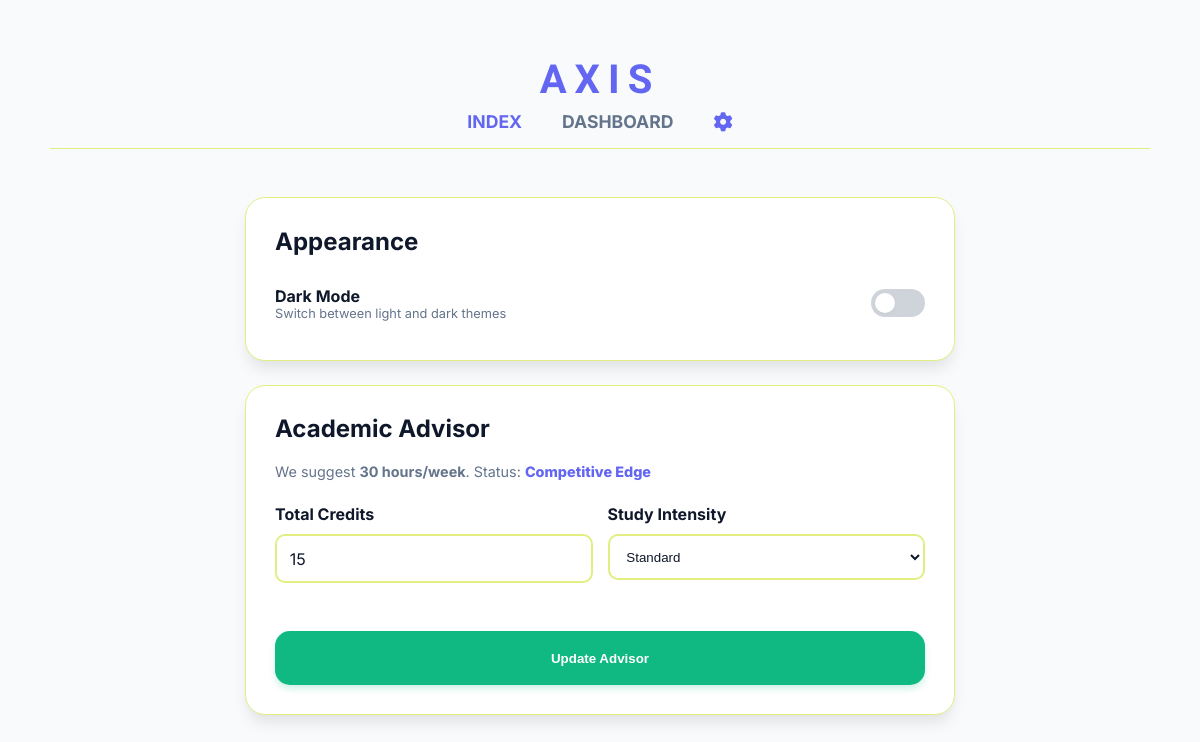
The app's page /settings, older data.
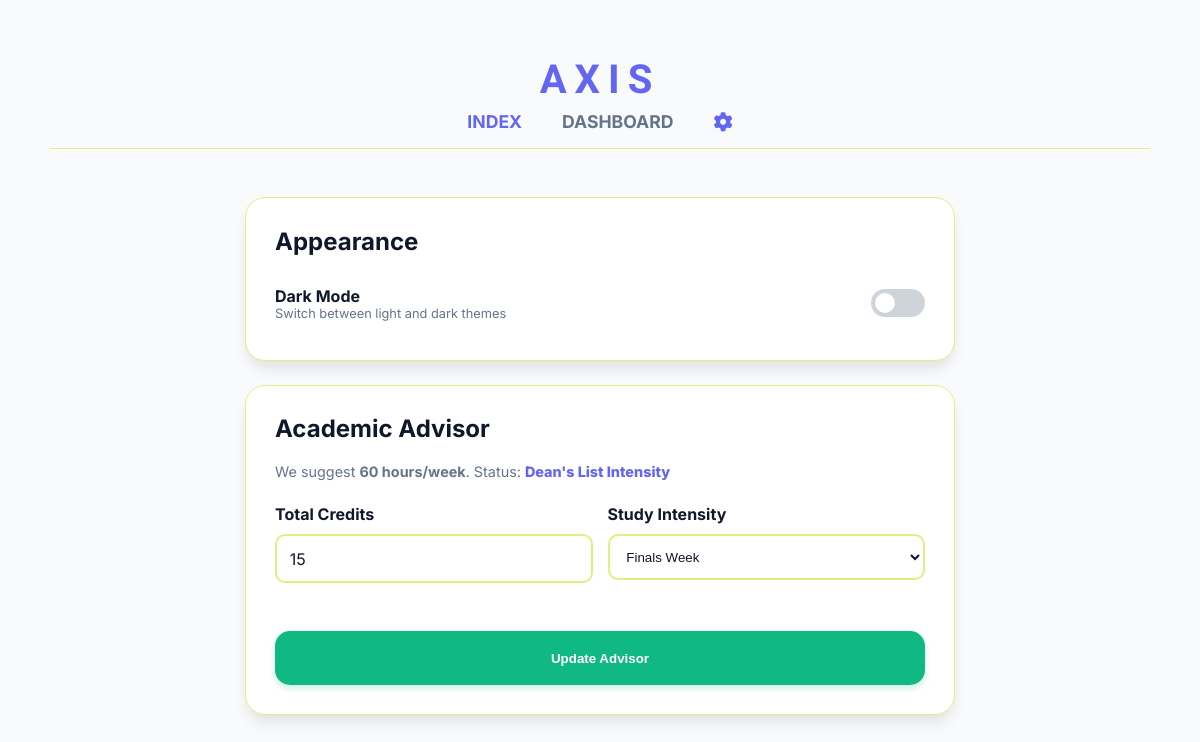
The same page, newer data.
### tables this page shows
CREATE TABLE settings (
            id INTEGER PRIMARY KEY AUTOINCREMENT,
            theme TEXT DEFAULT 'light',
            credits INTEGER DEFAULT 15,
            intensity TEXT DEFAULT 'Standard',
            weekly_goal INTEGER DEFAULT 20
        );

### app.py (the view, shortened to what this page needs)
@app.route("/settings", methods=["GET", "POST"])
def settings():
    conn = sqlite3.connect("database.db")
    cursor = conn.cursor()
    cursor.execute("SELECT theme, credits, intensity, weekly_goal FROM settings WHERE id=1")
    user_settings = cursor.fetchone()
    conn.close()
    if not user_settings:
        user_settings = ('light', 0, 'Standard', 20)
    _, bracket = calculate_recommendation(user_settings[1], user_settings[2])
    return render_template("settings.html",
                           settings=user_settings,
                           bracket=bracket,
                           theme=user_settings[0])

### logic/advisor.py (called while the page is built)
def calculate_recommendation(credits, intensity):
    multiplier = 2
    if intensity == "STEM":
        multiplier = 3
    elif intensity == "Finals Week":
        multiplier = 4
    elif intensity == "Light":
        multiplier = 1.5
    suggested_hours = credits * multiplier
    if suggested_hours <= 15:
        bracket = "Maintaining Pace"
    elif suggested_hours <= 30:
        bracket = "Competitive Edge"
    else:
        bracket = "Dean's List Intensity"
    return suggested_hours, bracket

### templates/settings.html (shortened to what this page needs)
<!DOCTYPE html>
<html lang="en">
<head>
    <link rel="stylesheet" href="{{ url_for('static', filename='style.css') }}">
    <link rel="stylesheet" href="https://cdnjs.cloudflare.com/ajax/libs/font-awesome/6.4.0/css/all.min.css">
</head>
<body>
    <div class="container" style="padding: 2.5rem; position: relative;">
        <div style="display: flex; flex-direction: column; align-items: center; margin-bottom: 3rem; padding: 1rem 0; border-bottom: 1px solid var(--border-color);">
            <h1 style="margin: 0; font-family: 'Arimo', sans-serif; font-size: 2.5rem; color: var(--primary); text-transform: uppercase; letter-spacing: 0.5rem; font-weight: 900;">
                AXIS
            </h1>
            <nav style="display: flex; gap: 2.5rem; margin-top: 0.5rem; align-items: center;">
                <a href="/" style="text-decoration: none; font-weight: 700; color: var(--primary); font-size: 1.1rem;">
                    INDEX
                </a>
                <a href="/dashboard" style="text-decoration: none; font-weight: 700; color: var(--text-muted); font-size: 1.1rem;">
                    DASHBOARD
                </a>
                <a href="/settings" class="settings-link" title="Settings" style="text-decoration: none;">
                    <i class="fa-solid fa-gear"></i>
                </a>
            </nav>
        </div>
        <div class="card" style="max-width: 650px; margin: 0 auto 1.5rem auto;">
            <h2 style="margin-top:0;">Appearance</h2>
            <div style="display: flex; justify-content: space-between; align-items: center; padding: 10px 0;">
                <div>
                    <label style="font-weight: 700; color: var(--text-main);">Dark Mode</label>
                    <p style="margin: 0; font-size: 0.8rem; color: var(--text-muted);">Switch between light and dark themes</p>
                </div>
                <label class="switch">
                    <span class="slider"></span>
                </label>
            </div>
        </div>
        <div class="card" style="max-width: 650px; margin: 0 auto;">
            <h2 style="margin-top:0;">Academic Advisor</h2>
            <p style="font-size: 0.9rem; color: var(--text-muted); margin-bottom: 1.5rem;">
                We suggest <strong>{{ settings[3] }} hours/week</strong>.
                Status: <span style="color: var(--primary); font-weight: 800;">{{ bracket }}</span>
            </p>
            <form action="/settings" method="POST">
                <div style="display: grid; grid-template-columns: 1fr 1fr; gap: 15px;">
                    <div class="form-group">
                        <label>Total Credits</label>
                        <input type="number" name="credits" value="{{ settings[1] }}" style="background: var(--card-bg); color: var(--text-main); border: 2px solid var(--border-color); padding: 0.8rem; border-radius: 10px;">
                    </div>
                    <div class="form-group">
                        <label>Study Intensity</label>
                        <select name="intensity" class="input-style" style="padding: 0.8rem; border-radius: 10px; background: var(--card-bg); color: var(--text-main); border: 2px solid var(--border-color);">
                            <option value="Standard" {{ 'selected' if settings[2] == 'Standard' }}>Standard</option>
                            <option value="Finals Week" {{ 'selected' if settings[2] == 'Finals Week' }}>Finals Week</option>
                        </select>
                    </div>
                </div>
                <button type="submit" class="btn-save" style="width: 100%; margin-top: 1.5rem;">Update Advisor</button>
            </form>
        </div>
    </div>
</body>
</html>

### static/style.css (style rules this page uses)
:root { --primary: #6366f1; --primary-light: #eef2ff; --success: #10b981; --bg: #f8fafc; --card-bg: #ffffff; --text-main: #0f172a; --text-muted: #64748b; --radius: 20px; --shadow-sm: 0 4px 6px -1px rgba(0, 0, 0, 0.1); --shadow-md: 0 10px 15px -3px rgba(0, 0, 0, 0.1); --shadow-lg: 0 20px 25px -5px rgba(0, 0, 0, 0.15); --border-color: #e2ef80; }
body { background-color: var(--bg); color: var(--text-main); font-family: 'Inter', sans-serif; margin: 0; padding: 0; transition: background-color 0.3s ease, color 0.3s ease; }
h1, h2, h3, h4 { color: var(--text-main); transition: color 0.3s ease; }
.container { max-width: 1100px; margin: 0 auto; }
.card { background: var(--card-bg); padding: 1.8rem; border-radius: var(--radius); box-shadow: var(--shadow-md); border: 1px solid var(--border-color); transition: all 0.3s cubic-bezier(0.4, 0, 0.2, 1); }
.form-group { margin-bottom: 1.5rem; display: flex; flex-direction: column; }
.form-group label { margin-bottom: 0.6rem; font-weight: 700; color: var(--text-main); }
input { padding: 1rem; border: 2px solid #e2e8f0; border-radius: 12px; font-family: inherit; font-size: 1rem; outline: none; transition: all 0.2s; }
.btn-save { background: var(--success); color: white; border: none; padding: 1.2rem; border-radius: 15px; font-weight: 800; cursor: pointer; transition: all 0.2s; box-shadow: 0 4px 6px rgba(16, 185, 129, 0.2); }
.switch { position: relative; display: inline-block; width: 54px; height: 28px; }
.slider { position: absolute; cursor: pointer; top: 0; left: 0; right: 0; bottom: 0; background-color: var(--text-muted); opacity: 0.3; transition: .4s; border-radius: 34px; }
.slider:before { position: absolute; content: ""; height: 20px; width: 20px; left: 4px; bottom: 4px; background-color: white; transition: .4s; border-radius: 50%; box-shadow: 0 2px 4px rgba(0,0,0,0.2); }
.settings-link { font-size: 1.2rem; display: flex; align-items: center; transition: color 0.3s ease; }
.settings-link i { transition: transform 0.6s cubic-bezier(0.4, 0, 0.2, 1); }
.settings-link[href="/settings"] i { color: var(--primary); }
.card h2, .card h1, .card h4 { color: var(--text-main) !important; }
.container h2 { color: var(--text-main); }

Row changes from the older to the newer data that the page shows:
changed settings: weekly_goal "30" → "60"
Text that changed along with them:
{{ bracket }}: "Competitive Edge" → "Dean's List Intensity"
form field intensity: "Standard" → "Finals Week"
